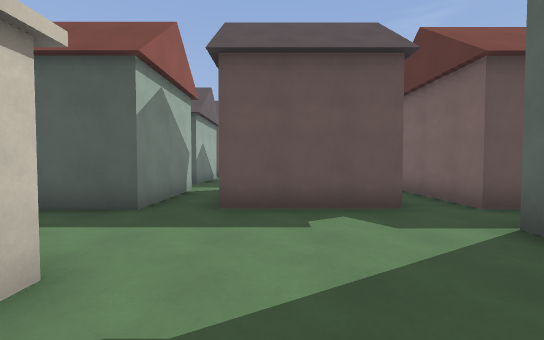
View 1 (above)

24 first-person views from a walk through a Godot game level. The camera is 1.5 m above the floor, tilts 2° down and sees 90° across. The floor is counted in squares, 2 m on a side. Each view is taken from the middle of a square. On the plan, view 1 faces up. The plan holds only what a view shows up to about 10 squares ahead; the rest is blank. The place goes on beyond the plan. Door leaves are left out where a doorway can be walked through. Surface patterns are stand-ins for the level's own textures.

View 2
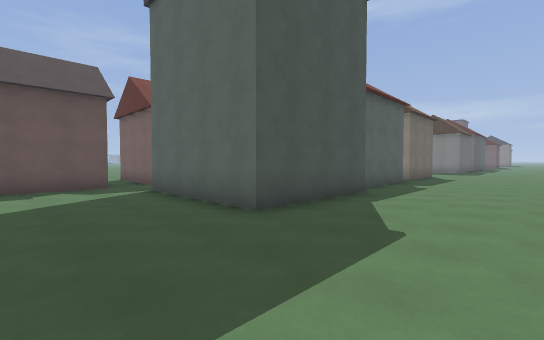

View 3
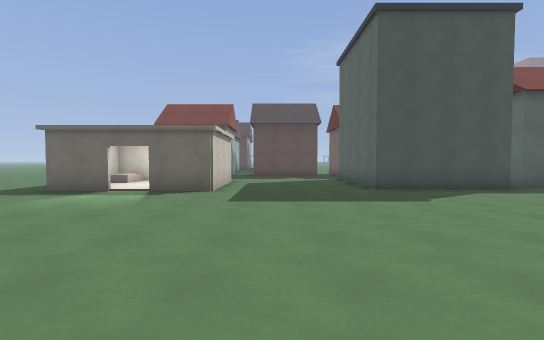

View 4
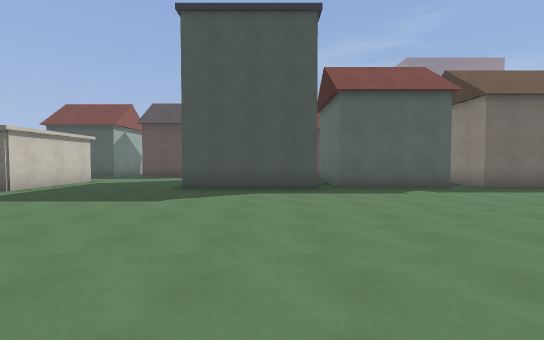

View 5
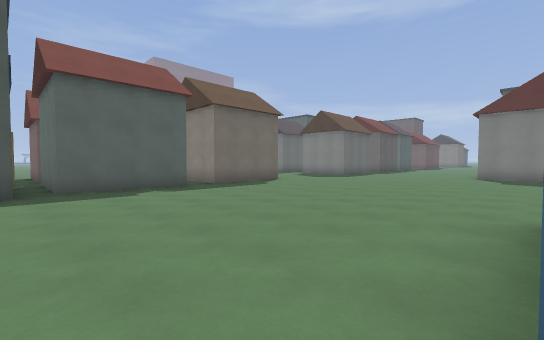

View 6
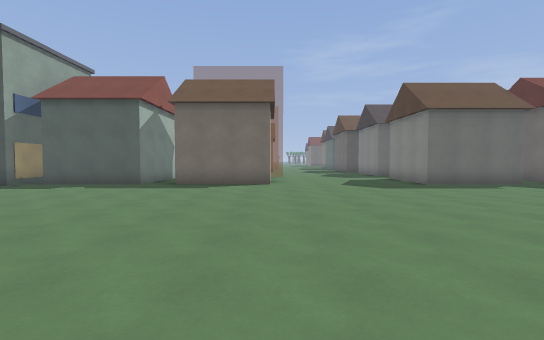

View 7
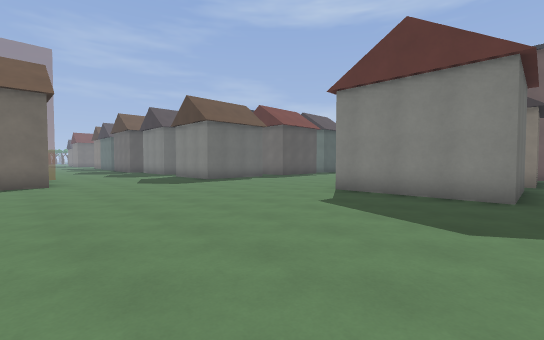

View 8
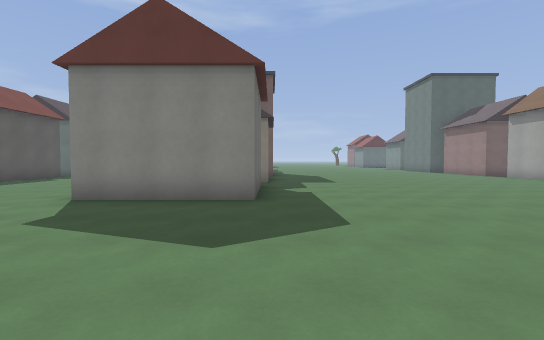

View 9
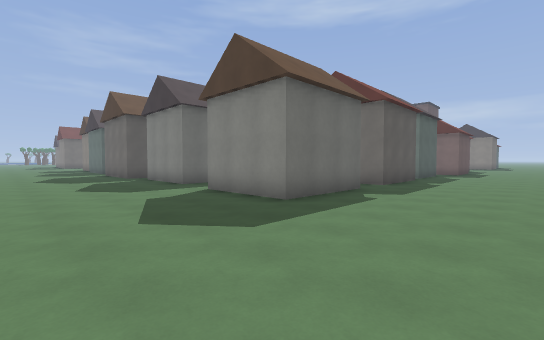

View 10
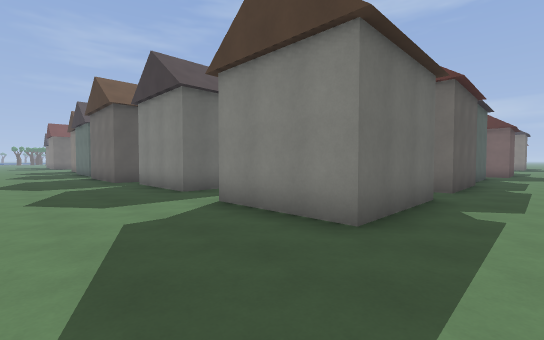

View 11
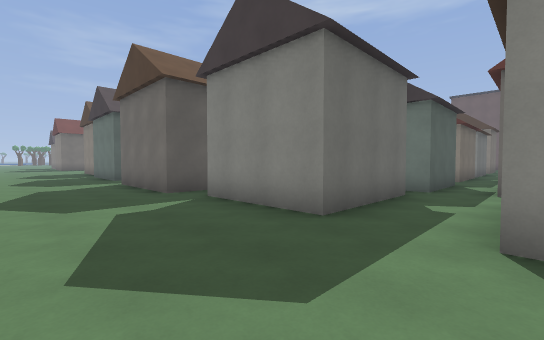

View 12
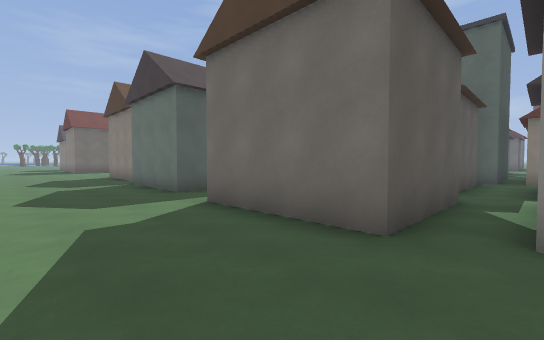

View 13
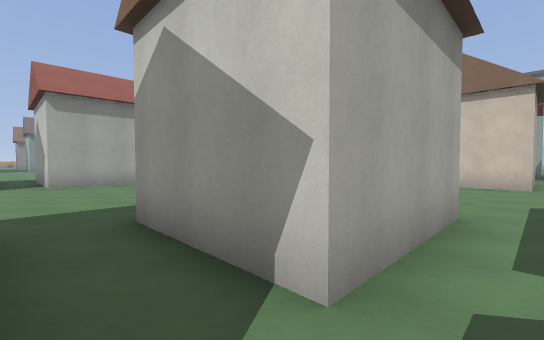

View 14
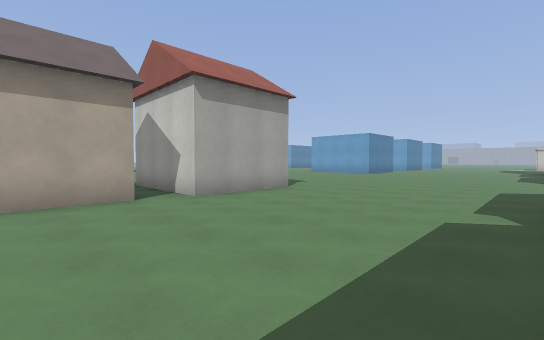

View 15
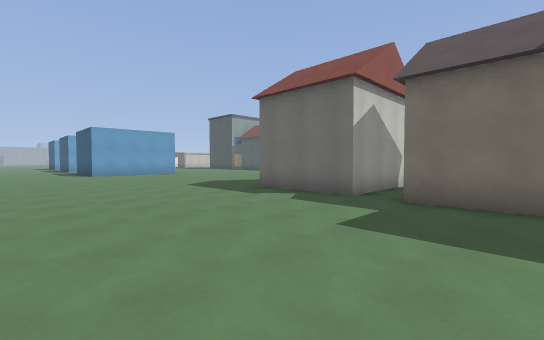

View 16
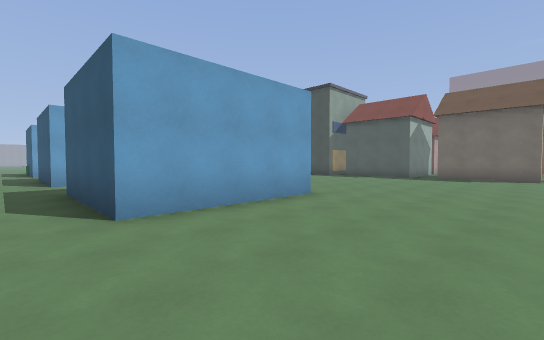

View 17
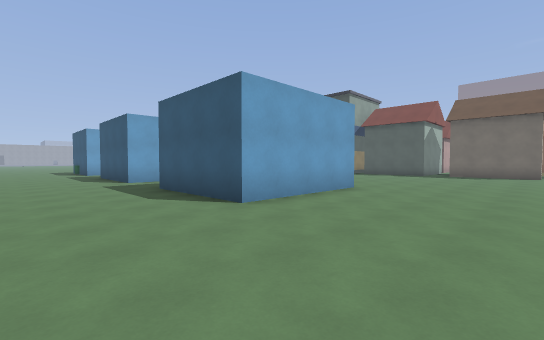

View 18
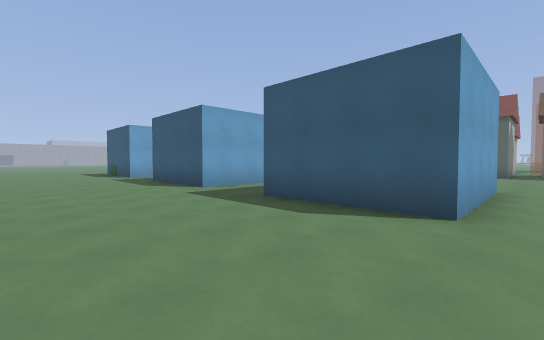

View 19
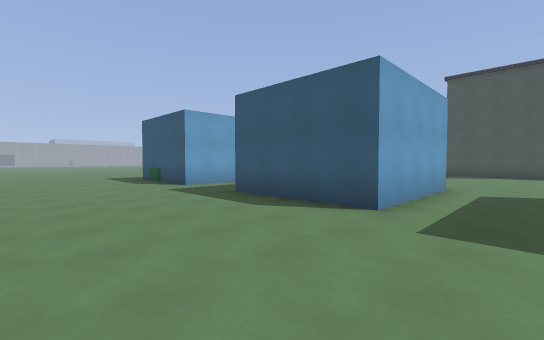

View 20
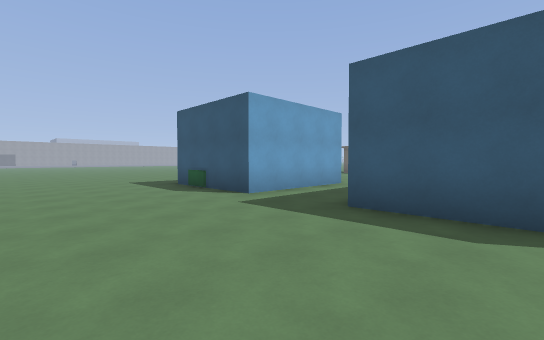

View 21
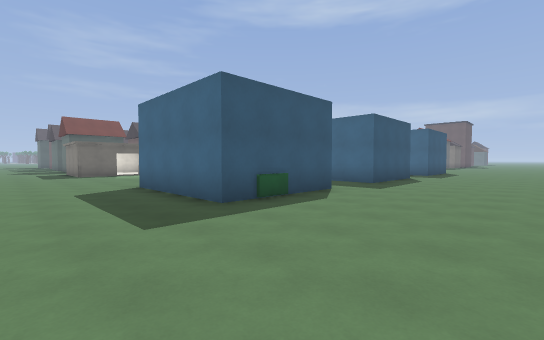

View 22
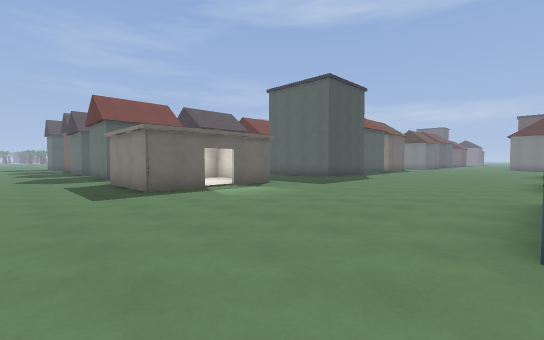

View 23
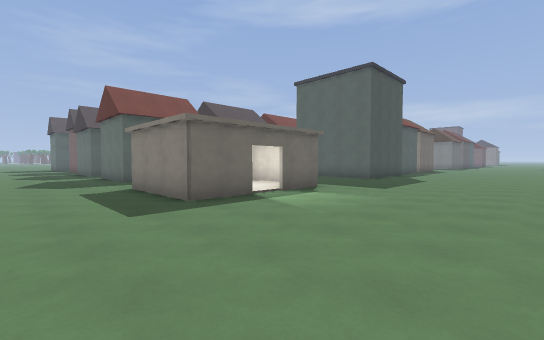

View 24
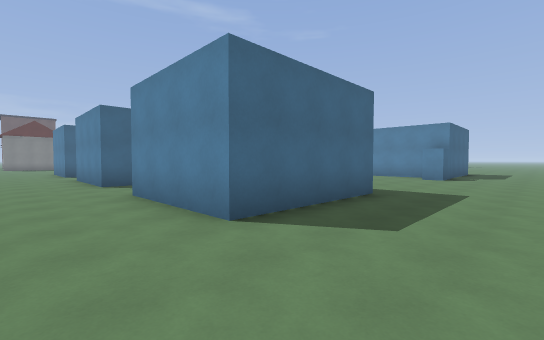

### Floor plan
Key: @ floor where view 1 was taken; # wall or solid block; x gap in a wall; . floor; O other object.
Columns run from 8 left of view 1 to 25 right of it. Each row starts with its distance up from view 1.
 20                         ..
 19                         ...
 18                         ....O
 17                         ....
 16                         ...O
 15                         ...OO
 14                         ...OO
 13                         ...OO
 12                         ....
 11                         ...O
 10      O                 ....OO
  9      O.                ....OO OOOO
  8       .                ....OOO....
  7 ..    O    .O          ....OOOOOOO
  6 ... OOOOOOO.OO         ....OO
  5 ...OOOOOOOO.OO O       ....OOO
  4 ...OOOO.....O  O       .....OOOOOO
  3 ...........#   .  ................
  2 ..#####....#   O OOOOOO....OOOO.OO
  1 ..##. #....#   OOOOOOOO....OOOO.O
  0 ..##..#.@..#  #OOOOOOOO....OOOO.OO
 -1 ..##xx#....####...................
 -2 ..................................
 -3 ..................................
 -4 ..................................
 -5 ..................................
 -6 ............................OOO...
 -7 ...........................OOOO.OO
 -8 ...####..####..#  #........OOOO.OO
 -9 ...#  #..#  #..   #........OOOO.OO
-10 ...#  #..#  #..   #.............OO
-11 ...#  #..#  #..   #...............
-12 ...#O##..####..####...............
-13 ..................................
-14 ..................................
-15 ..................................
-16 ....................        .....

Where each view was taken, in squares from view 1:
view 1: 0 up, 0 right, facing up
view 2: 4 down, 0 right, facing up-right
view 3: 8 down, 0 right, facing up
view 4: 8 down, 5 right, facing up
view 5: 8 down, 6 right, facing up-right
view 6: 9 down, 14 right, facing up
view 7: 10 down, 13 right, facing up-right
view 8: 10 down, 14 right, facing right
view 9: 4 down, 15 right, facing up-right
view 10: 2 down, 16 right, facing up-right
view 11: 2 up, 16 right, facing up-right
view 12: 7 up, 16 right, facing up-right
view 13: 3 up, 23 right, facing down-left
view 14: 1 down, 25 right, facing down-left
view 15: 15 down, 25 right, facing up-left
view 16: 13 down, 14 right, facing up-left
view 17: 15 down, 14 right, facing up-left
view 18: 16 down, 11 right, facing up-left
view 19: 16 down, 6 right, facing up-left
view 20: 16 down, 3 right, facing up-left
view 21: 16 down, 8 left, facing up-right
view 22: 8 down, 8 left, facing up-right
view 23: 6 down, 8 left, facing up-right
view 24: 6 down, 8 left, facing down-right
